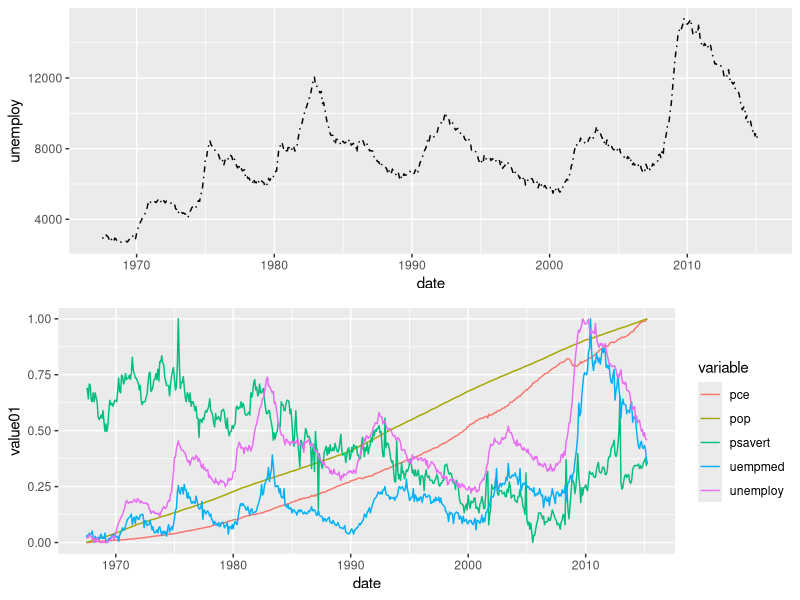
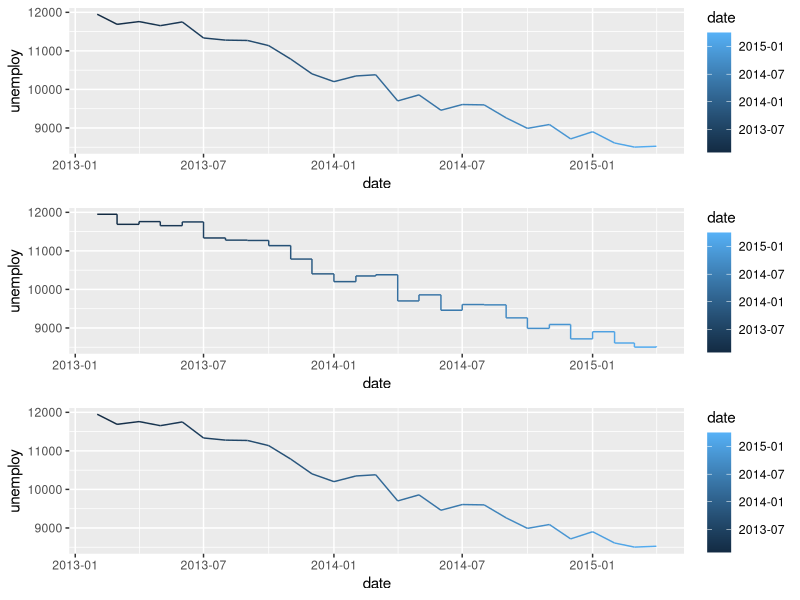
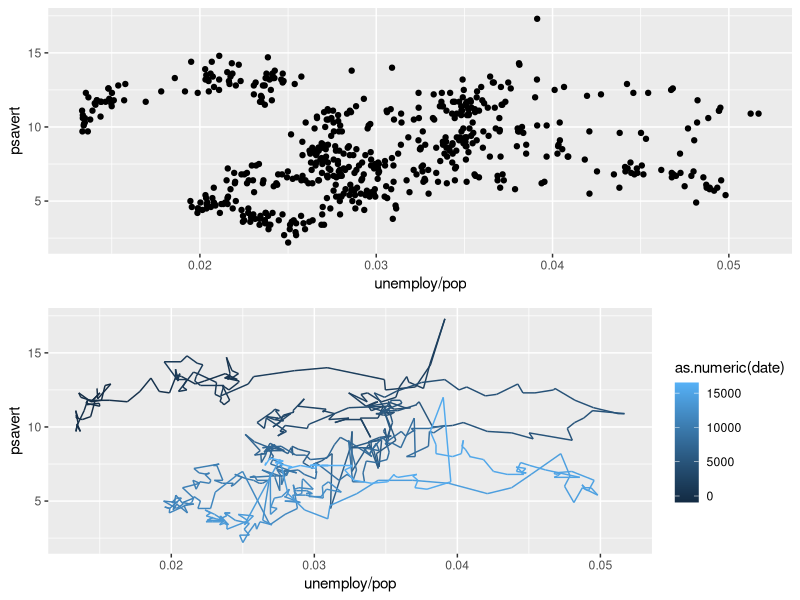
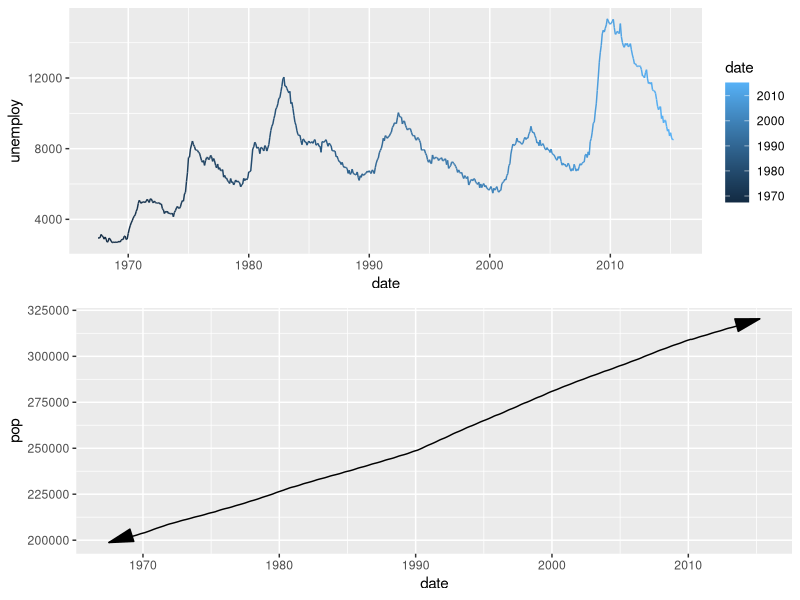
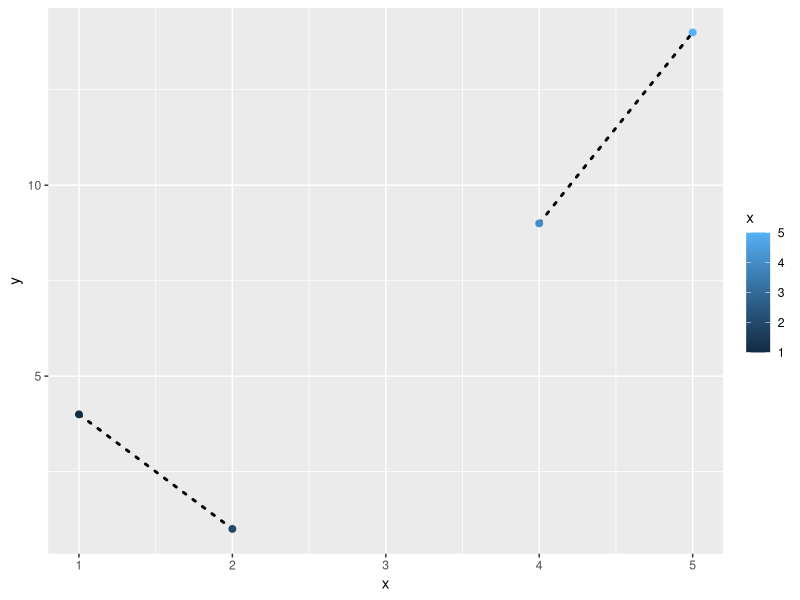

Write the R code that produced these figures, in order.
## ---- chunk 1
library(ggplot2)
library(dplyr)
library(gridExtra)
data("economics")

str(economics)
summary(economics)
## ---- chunk 2
eco<-arrange(economics,date)
date<-eco$date
date[1:3]
length(date)
## ---- chunk 3
p1<-ggplot(data=economics,
           aes(date,unemploy))+
  geom_line(linetype=4)

p2<-ggplot(economics_long,
       aes(x=date,y=value01,
           color=variable))+
  geom_line()
grid.arrange(p1,p2,ncol=1)
## ---- chunk 4
recent<-filter(economics,date>as.Date("2013-01-01"))
p1<-ggplot(recent,
       aes(date,unemploy))+
  geom_line(aes(color=date))

p2<-ggplot(recent,
           aes(date,unemploy))+
  geom_step(aes(color=date))

p3<-ggplot(recent,
           aes(date,unemploy))+
  geom_path(aes(color=date))

grid.arrange(p1,p2,p3,ncol=1)
## ---- chunk 5
m <- ggplot(economics, aes(unemploy/pop, psavert))
p1<-m + geom_point()
p2<-m + geom_path(aes(color=as.numeric(date)))
grid.arrange(p1,p2,ncol=1)
## ---- chunk 6
?arrow
## ---- chunk 7
p1<-ggplot(economics, aes(date, unemploy)) +
  geom_line(aes(colour = date))
# Use the arrow parameter to add an arrow to the line
# See ?arrow for more details
p2<-ggplot(economics, aes(x = date, y = pop))+
  geom_line(arrow = arrow(angle = 15, 
                          ends = "both", type = "closed"))
grid.arrange(p1,p2,ncol=1)
## ---- chunk 8
#NAs break the line. Use na.rm = T to suppress the warning message
df <- data.frame(x = 1:5, y = c(4,1,NA,9,14))
df
ggplot(df,aes(x,y))+
  geom_path(size=1, linejoin = "mitre",
            lineend='round',linetype=3)+
  geom_point(size=2,aes(color=x))
